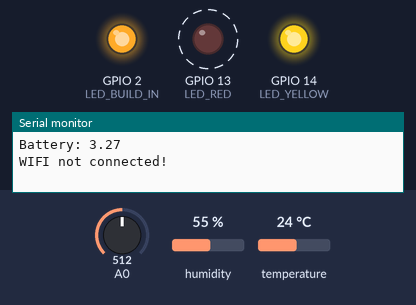
Recording of a sketch running on a simulated ESP8266 (NodeMCU). On the bench: output pins drawn as LEDs (lit = HIGH), the last lines printed to the serial monitor. Dashed ring = blinking. The test bench sets the inputs (shaded band); at power-on: A0 = 512, humidity 55 %, temperature 24 °C. WiFi joins after 1.5 s; servers stay silent unless stated; uploads are accepted with an empty reply.

Above: at 0.1 s.
At 4.5 s:
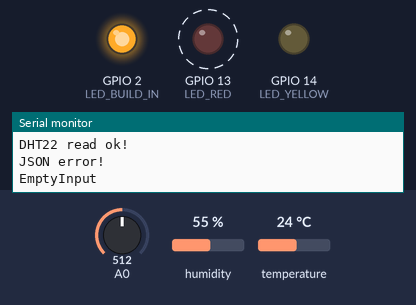
4.6 s: A0 set to 610
9.8 s: A0 set to 590
Timing chart, 0 to 20.3 s (numbered marks = the images above; inputs shaded):
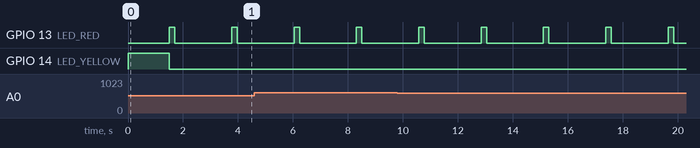

The sketch:

https-dht22.ino
```cpp
// 1, 'ESP_18BE43', 'Room 1', 'thing_dht22/temperature_sensor/room1');
// 2, 'ESP_18BE43', 'Room 1', 'thing_dht22/humidity_sensor/room1');
// 3, 'ESP_4F19C4', 'Room 2', 'thing_dht22/temperature_sensor/room2');
// 4, 'ESP_4F19C4', 'Room 2', 'thing_dht22/humidity_sensor/room2');

#include <ESP8266WiFi.h>
#include <WiFiClientSecure.h>
#include <ESP8266WebServer.h>
#include <ESP8266HTTPClient.h>
#include <DHT.h>
#include <ArduinoJson.h>

#define DHTPIN 12 // GPIO12 = D6 nodemcu
#define DHTTYPE DHT22
#define LED_BUILD_IN 2
#define LED_YELLOW 14
#define LED_RED 13

// ********************************
// ESP_18BE43
const int TEMPERATURE_SENSOR_ID = 1;
const int HUMIDITY_SENSOR_ID = 2;
const int VOLTAGE_SENSOR_ID = 5;
// ESP_4F19C4
//const int TEMPERATURE_SENSOR_ID = 3;
//const int HUMIDITY_SENSOR_ID = 4;
//const int VOLTAGE_SENSOR_ID = -1;
// ********************************

//const char *ssid = "AndroidAP";
//const char *password = "rdmo6545";
const char *ssid = "ZM1";
const char *password = "42147718";

const String HOST = "zetaemmesoft.com";
const int PORT = 443;

const int ITERATION_DELAY = 2000; // ms
const int ITERATION_NUMBER = 15;

const unsigned int SLEEP_TIME = 300e6; // 5 min
const short CONNECTION_TRY = 5;

const char fingerprint[] PROGMEM = "25 E2 E5 DB 02 BD BF AE A5 25 C7 5B 76 79 1D 5A FB FB BA 99";

int iterationIndex = 0;
String token = "";
bool dhtError = false;
bool isTokenValid = false;
int msgQueue = 1;

DHT dht(DHTPIN, DHTTYPE);

void setup() {

  pinMode(LED_YELLOW, OUTPUT);
  digitalWrite(LED_YELLOW, LOW);

  pinMode(LED_RED, OUTPUT);
  digitalWrite(LED_RED, LOW);

  pinMode(LED_BUILD_IN, OUTPUT);
  digitalWrite(LED_BUILD_IN, HIGH);

  Serial.begin(115200);

  WiFi.mode(WIFI_OFF);
  WiFi.mode(WIFI_STA);

  dht.begin();
}

void loop() {

  int voltage = analogRead(A0);
  Serial.println("Battery: " + voltage);

  // R1 = 46380 ohm - R2 = 9905 ohm --> K = 5.682
  // diodo 0.43 V

  float vin = 5.68 * (voltage / 1024.0) + 0.43;
  Serial.println("Battery: " + String(vin, 2));

  if (WiFi.status() != WL_CONNECTED) {

    Serial.println("WIFI not connected!");

    digitalWrite(LED_YELLOW, HIGH);

    WiFi.begin(ssid, password);

    int r = 0;
    while (WiFi.status() != WL_CONNECTED && r <= CONNECTION_TRY) {
      delay(500);
      r++;
    }

    digitalWrite(LED_YELLOW, LOW);
  }

  if (WiFi.status() == WL_CONNECTED) {

    Serial.println("WIFI connected!");

    WiFiClientSecure httpsClient;
    httpsClient.setFingerprint(fingerprint);
    httpsClient.setTimeout(10000);

    digitalWrite(LED_RED, HIGH);

    if (httpsClient.connect(HOST, PORT)) {

      digitalWrite(LED_RED, LOW);

      Serial.println("HTTPS connected!");

      // *** sensori

      float humidity = dht.readHumidity();
      float temperature = dht.readTemperature();

      if (isnan(humidity) || isnan(temperature)) {
        dhtError = true;
        Serial.println("DHT22 error!");
      } else {
        dhtError = false;
        Serial.println("DHT22 read ok!");
        float hic = dht.computeHeatIndex(temperature, humidity, false);
      }

      // *********

      digitalWrite(LED_BUILD_IN, LOW);

      if (isTokenValid) {
        if (msgQueue == 1) {
          if (!dhtError) {
            httpsClient.print(makeSensorMessage(HUMIDITY_SENSOR_ID, humidity));
          }
          msgQueue = 2;
        } else if (msgQueue == 2) {
          if (!dhtError) {
            httpsClient.print(makeSensorMessage(TEMPERATURE_SENSOR_ID, temperature));
          }
          msgQueue = 3;
        } else if (msgQueue == 3 && VOLTAGE_SENSOR_ID > 0) {
          httpsClient.print(makeSensorMessage(VOLTAGE_SENSOR_ID, vin));
          msgQueue = 1;
        }
      } else  {
        httpsClient.print(makeOAuthMessage());
      }

      digitalWrite(LED_BUILD_IN, HIGH);

      while (httpsClient.connected()) {
        String line = httpsClient.readStringUntil('\n');
        if (line == "\r") {
          break;
        }
      }

      String response;
      String line;
      while (httpsClient.available()) {
        line = httpsClient.readStringUntil('\n');
        if (line.startsWith("{")) {
          response = line;
        }
      }

      StaticJsonDocument<600> doc;
      DeserializationError jsonError = deserializeJson(doc, response);

      if (jsonError) {
        Serial.println("JSON error!");
        Serial.println(jsonError.c_str());
      } else {
        Serial.println("JSON read ok!");

        String responseError = doc["error"];
        String accessToken = doc["access_token"];

        if (responseError.equals(String("invalid_token"))) {
          isTokenValid = false;
        }

        if (accessToken.length() == 345) {
          isTokenValid = true;
          token = accessToken;
        }
      }
    }
  }

  iterationIndex = iterationIndex + 1;

  if (iterationIndex == ITERATION_NUMBER) {
    Serial.println("SLEEP!");
    ESP.deepSleep(SLEEP_TIME);
  }

  delay(ITERATION_DELAY);
}


// ********
String makeOAuthMessage() {

  String payload = "username=admin&password=zaqwsx&grant_type=password";
  unsigned int payloadLength = payload.length();

  String message = String("POST ") + "/auth/oauth/token" + " HTTP/1.1\r\n" +
                   "Host: " + HOST + "\r\n" +
                   "Content-Type: application/x-www-form-urlencoded" + "\r\n" +
                   "Authorization: Bearer " + token + "\r\n" +
                   "User-Agent: ESP8266/1.0" + "\r\n" +
                   "Accept: */*" + "\r\n" +
                   "Cache-Control: no-cache" + "\r\n" +
                   "Accept-Encoding: gzip, deflate" + "\r\n" +
                   "Content-Length: " + String(payloadLength) + "\r\n" +
                   "Connection: close\r\n\r\n" +
                   payload + "\r\n";

  return message;
}

// ********
String makeSensorMessage(int id, float value) {

  String payload = "{\"id\":" + String(id) + ",\"value\":" + String(value, 2) + "}";
  unsigned int payloadLength = payload.length();

  String message = String("POST ") + "/monitor/rest/sensor/set" + " HTTP/1.1\r\n" +
                   "Host: " + HOST + "\r\n" +
                   "Content-Type: application/json" + "\r\n" +
                   "Authorization: Bearer " + token + "\r\n" +
                   "User-Agent: ESP8266/1.0" + "\r\n" +
                   "Accept: */*" + "\r\n" +
                   "Cache-Control: no-cache" + "\r\n" +
                   "Accept-Encoding: gzip, deflate" + "\r\n" +
                   "Content-Length: " + String(payloadLength) + "\r\n" +
                   "Connection: close\r\n\r\n" +
                   payload + "\r\n";

  return message;
}
```

Measured:
- by itself, GPIO 13 (LED_RED): alternates HIGH for 0.20 s and LOW for 2.1 s
